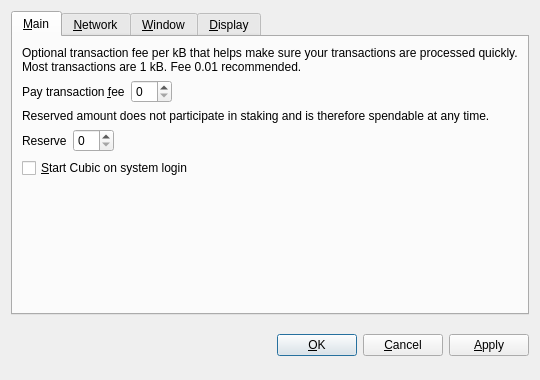
<?xml version="1.0" encoding="UTF-8"?>
<ui version="4.0">
 <class>OptionsDialog</class>
 <widget class="QDialog" name="OptionsDialog">
  <property name="geometry">
   <rect>
    <x>0</x>
    <y>0</y>
    <width>540</width>
    <height>380</height>
   </rect>
  </property>
  <property name="windowTitle">
   <string>Options</string>
  </property>
  <property name="modal">
   <bool>true</bool>
  </property>
  <layout class="QVBoxLayout" name="verticalLayout">
   <item>
    <widget class="QTabWidget" name="tabWidget">
     <property name="tabPosition">
      <enum>QTabWidget::North</enum>
     </property>
     <property name="currentIndex">
      <number>0</number>
     </property>
     <widget class="QWidget" name="tabMain">
      <attribute name="title">
       <string>&amp;Main</string>
      </attribute>
      <layout class="QVBoxLayout" name="verticalLayout_Main">
       <item>
        <widget class="QLabel" name="transactionFeeInfoLabel">
         <property name="text">
          <string>Optional transaction fee per kB that helps make sure your transactions are processed quickly. Most transactions are 1 kB. Fee 0.01 recommended.</string>
         </property>
         <property name="textFormat">
          <enum>Qt::PlainText</enum>
         </property>
         <property name="wordWrap">
          <bool>true</bool>
         </property>
        </widget>
       </item>
       <item>
        <layout class="QHBoxLayout" name="horizontalLayoutFee">
         <item>
          <widget class="QLabel" name="transactionFeeLabel">
           <property name="text">
            <string>Pay transaction &amp;fee</string>
           </property>
           <property name="textFormat">
            <enum>Qt::PlainText</enum>
           </property>
           <property name="buddy">
            <cstring>transactionFee</cstring>
           </property>
          </widget>
         </item>
         <item>
          <widget class="BitcoinAmountField" name="transactionFee"/>
         </item>
         <item>
          <spacer name="horizontalSpacerFee">
           <property name="orientation">
            <enum>Qt::Horizontal</enum>
           </property>
           <property name="sizeHint" stdset="0">
            <size>
             <width>40</width>
             <height>20</height>
            </size>
           </property>
          </spacer>
         </item>
        </layout>
       </item>
       <item>
        <widget class="QLabel" name="reserveBalanceInfoLabel">
         <property name="text">
          <string>Reserved amount does not participate in staking and is therefore spendable at any time.</string>
         </property>
         <property name="textFormat">
          <enum>Qt::PlainText</enum>
         </property>
         <property name="wordWrap">
          <bool>true</bool>
         </property>
        </widget>
       </item>
       <item>
        <layout class="QHBoxLayout" name="horizontalLayoutReserveBalance">
         <item>
          <widget class="QLabel" name="reserveBalanceLabel">
           <property name="text">
            <string>Reserve</string>
           </property>
           <property name="textFormat">
            <enum>Qt::PlainText</enum>
           </property>
           <property name="buddy">
            <cstring>reserveBalance</cstring>
           </property>
          </widget>
         </item>
         <item>
          <widget class="BitcoinAmountField" name="reserveBalance"/>
         </item>
         <item>
          <spacer name="horizontalSpacerReserveBalance">
           <property name="orientation">
            <enum>Qt::Horizontal</enum>
           </property>
           <property name="sizeHint" stdset="0">
            <size>
             <width>40</width>
             <height>20</height>
            </size>
           </property>
          </spacer>
         </item>
        </layout>
       </item>
       <item>
        <widget class="QCheckBox" name="bitcoinAtStartup">
         <property name="toolTip">
          <string>Automatically start Cubic after logging in to the system.</string>
         </property>
         <property name="text">
          <string>&amp;Start Cubic on system login</string>
         </property>
        </widget>
       </item>
       <item>
        <spacer name="verticalSpacer_Main">
         <property name="orientation">
          <enum>Qt::Vertical</enum>
         </property>
         <property name="sizeHint" stdset="0">
          <size>
           <width>20</width>
           <height>40</height>
          </size>
         </property>
        </spacer>
       </item>
      </layout>
     </widget>
     <widget class="QWidget" name="tabNetwork">
      <attribute name="title">
       <string>&amp;Network</string>
      </attribute>
      <layout class="QVBoxLayout" name="verticalLayout_Network">
       <item>
        <widget class="QCheckBox" name="mapPortUpnp">
         <property name="toolTip">
          <string>Automatically open the Cubic client port on the router. This only works when your router supports UPnP and it is enabled.</string>
         </property>
         <property name="text">
          <string>Map port using &amp;UPnP</string>
         </property>
        </widget>
       </item>
       <item>
        <widget class="QCheckBox" name="connectSocks">
         <property name="toolTip">
          <string>Connect to the Cubic network through a SOCKS5 proxy (e.g. when connecting through Tor).</string>
         </property>
         <property name="text">
          <string>&amp;Connect through SOCKS5 proxy:</string>
         </property>
        </widget>
       </item>
       <item>
        <layout class="QHBoxLayout" name="horizontalLayout_Network">
         <item>
          <widget class="QLabel" name="proxyIpLabel">
           <property name="text">
            <string>Proxy &amp;IP:</string>
           </property>
           <property name="textFormat">
            <enum>Qt::PlainText</enum>
           </property>
           <property name="buddy">
            <cstring>proxyIp</cstring>
           </property>
          </widget>
         </item>
         <item>
          <widget class="QValidatedLineEdit" name="proxyIp">
           <property name="maximumSize">
            <size>
             <width>140</width>
             <height>16777215</height>
            </size>
           </property>
           <property name="toolTip">
            <string>IP address of the proxy (e.g. 127.0.0.1)</string>
           </property>
          </widget>
         </item>
         <item>
          <widget class="QLabel" name="proxyPortLabel">
           <property name="text">
            <string>&amp;Port:</string>
           </property>
           <property name="textFormat">
            <enum>Qt::PlainText</enum>
           </property>
           <property name="buddy">
            <cstring>proxyPort</cstring>
           </property>
          </widget>
         </item>
         <item>
          <widget class="QLineEdit" name="proxyPort">
           <property name="maximumSize">
            <size>
             <width>55</width>
             <height>16777215</height>
            </size>
           </property>
           <property name="toolTip">
            <string>Port of the proxy (e.g. 9050)</string>
           </property>
          </widget>
         </item>
         <item>
          <spacer name="horizontalSpacer_Network">
           <property name="orientation">
            <enum>Qt::Horizontal</enum>
           </property>
           <property name="sizeHint" stdset="0">
            <size>
             <width>40</width>
             <height>20</height>
            </size>
           </property>
          </spacer>
         </item>
        </layout>
       </item>
       <item>
        <spacer name="verticalSpacer_Network">
         <property name="orientation">
          <enum>Qt::Vertical</enum>
         </property>
         <property name="sizeHint" stdset="0">
          <size>
           <width>20</width>
           <height>40</height>
          </size>
         </property>
        </spacer>
       </item>
      </layout>
     </widget>
     <widget class="QWidget" name="tabWindow">
      <attribute name="title">
       <string>&amp;Window</string>
      </attribute>
      <layout class="QVBoxLayout" name="verticalLayout_Window">
       <item>
        <widget class="QCheckBox" name="minimizeToTray">
         <property name="toolTip">
          <string>Show only a tray icon after minimizing the window.</string>
         </property>
         <property name="text">
          <string>&amp;Minimize to the tray instead of the taskbar</string>
         </property>
        </widget>
       </item>
       <item>
        <widget class="QCheckBox" name="minimizeOnClose">
         <property name="toolTip">
          <string>Minimize instead of exit the application when the window is closed. When this option is enabled, the application will be closed only after selecting Quit in the menu.</string>
         </property>
         <property name="text">
          <string>M&amp;inimize on close</string>
         </property>
        </widget>
       </item>
       <item>
        <spacer name="verticalSpacer_Window">
         <property name="orientation">
          <enum>Qt::Vertical</enum>
         </property>
         <property name="sizeHint" stdset="0">
          <size>
           <width>20</width>
           <height>40</height>
          </size>
         </property>
        </spacer>
       </item>
      </layout>
     </widget>
     <widget class="QWidget" name="tabDisplay">
      <attribute name="title">
       <string>&amp;Display</string>
      </attribute>
      <layout class="QVBoxLayout" name="verticalLayout_Display">
       <item>
        <layout class="QHBoxLayout" name="horizontalLayout_1_Display">
         <item>
          <widget class="QLabel" name="langLabel">
           <property name="text">
            <string>User Interface &amp;language:</string>
           </property>
           <property name="textFormat">
            <enum>Qt::PlainText</enum>
           </property>
           <property name="buddy">
            <cstring>lang</cstring>
           </property>
          </widget>
         </item>
         <item>
          <widget class="QValueComboBox" name="lang">
           <property name="toolTip">
            <string>The user interface language can be set here. This setting will take effect after restarting Cubic.</string>
           </property>
          </widget>
         </item>
        </layout>
       </item>
       <item>
        <layout class="QHBoxLayout" name="horizontalLayout_2_Display">
         <item>
          <widget class="QLabel" name="unitLabel">
           <property name="text">
            <string>&amp;Unit to show amounts in:</string>
           </property>
           <property name="textFormat">
            <enum>Qt::PlainText</enum>
           </property>
           <property name="buddy">
            <cstring>unit</cstring>
           </property>
          </widget>
         </item>
         <item>
          <widget class="QValueComboBox" name="unit">
           <property name="toolTip">
            <string>Choose the default subdivision unit to show in the interface and when sending coins.</string>
           </property>
          </widget>
         </item>
        </layout>
       </item>
       <item>
        <widget class="QCheckBox" name="coinControlFeatures">
         <property name="toolTip">
          <string>Whether to show coin control features or not.</string>
         </property>
         <property name="text">
          <string>Display coin &amp;control features (experts only!)</string>
         </property>
        </widget>
       </item>
       <item>
        <widget class="QCheckBox" name="useBlackTheme">
         <property name="text">
          <string>Use black visual theme (requires restart)</string>
         </property>
        </widget>
       </item>
       <item>
        <spacer name="verticalSpacer_Display">
         <property name="orientation">
          <enum>Qt::Vertical</enum>
         </property>
         <property name="sizeHint" stdset="0">
          <size>
           <width>20</width>
           <height>40</height>
          </size>
         </property>
        </spacer>
       </item>
      </layout>
     </widget>
    </widget>
   </item>
   <item>
    <layout class="QHBoxLayout" name="horizontalLayout_Buttons">
     <item>
      <spacer name="horizontalSpacer_1">
       <property name="orientation">
        <enum>Qt::Horizontal</enum>
       </property>
       <property name="sizeHint" stdset="0">
        <size>
         <width>40</width>
         <height>48</height>
        </size>
       </property>
      </spacer>
     </item>
     <item>
      <widget class="QLabel" name="statusLabel">
       <property name="font">
        <font>
         <weight>75</weight>
         <bold>true</bold>
        </font>
       </property>
       <property name="text">
        <string/>
       </property>
       <property name="textFormat">
        <enum>Qt::PlainText</enum>
       </property>
       <property name="wordWrap">
        <bool>true</bool>
       </property>
      </widget>
     </item>
     <item>
      <spacer name="horizontalSpacer_2">
       <property name="orientation">
        <enum>Qt::Horizontal</enum>
       </property>
       <property name="sizeHint" stdset="0">
        <size>
         <width>40</width>
         <height>48</height>
        </size>
       </property>
      </spacer>
     </item>
     <item>
      <widget class="QPushButton" name="okButton">
       <property name="text">
        <string>&amp;OK</string>
       </property>
      </widget>
     </item>
     <item>
      <widget class="QPushButton" name="cancelButton">
       <property name="text">
        <string>&amp;Cancel</string>
       </property>
       <property name="autoDefault">
        <bool>false</bool>
       </property>
      </widget>
     </item>
     <item>
      <widget class="QPushButton" name="applyButton">
       <property name="text">
        <string>&amp;Apply</string>
       </property>
       <property name="autoDefault">
        <bool>false</bool>
       </property>
      </widget>
     </item>
    </layout>
   </item>
  </layout>
 </widget>
 <customwidgets>
  <customwidget>
   <class>BitcoinAmountField</class>
   <extends>QSpinBox</extends>
   <header>bitcoinamountfield.h</header>
  </customwidget>
  <customwidget>
   <class>QValueComboBox</class>
   <extends>QComboBox</extends>
   <header>qvaluecombobox.h</header>
  </customwidget>
  <customwidget>
   <class>QValidatedLineEdit</class>
   <extends>QLineEdit</extends>
   <header>qvalidatedlineedit.h</header>
  </customwidget>
 </customwidgets>
 <resources/>
 <connections/>
</ui>
